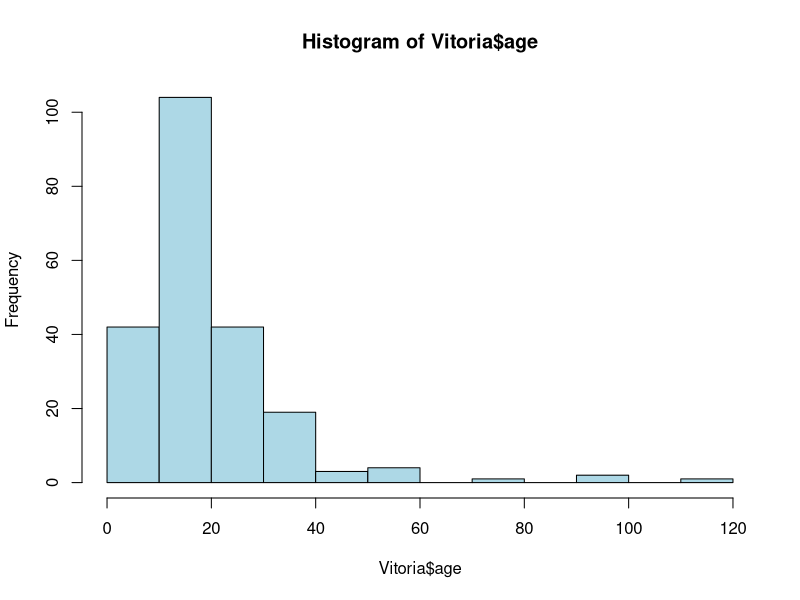
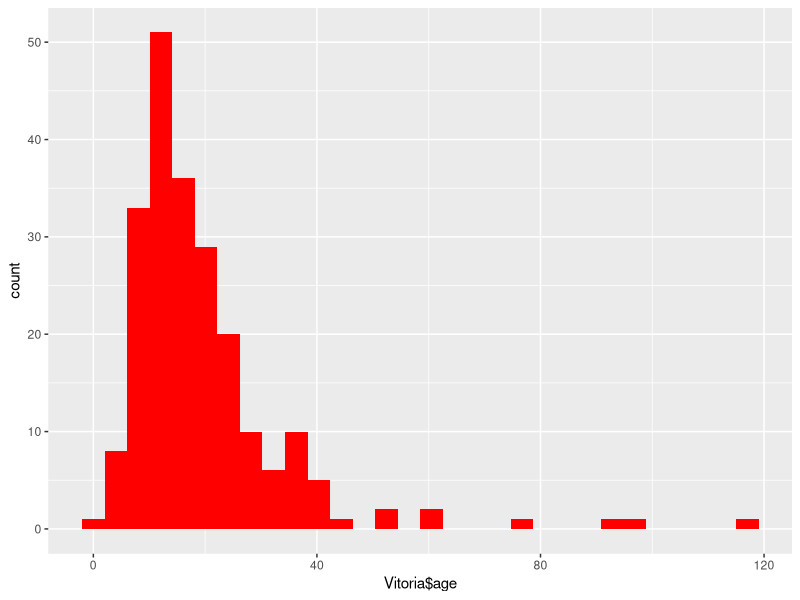
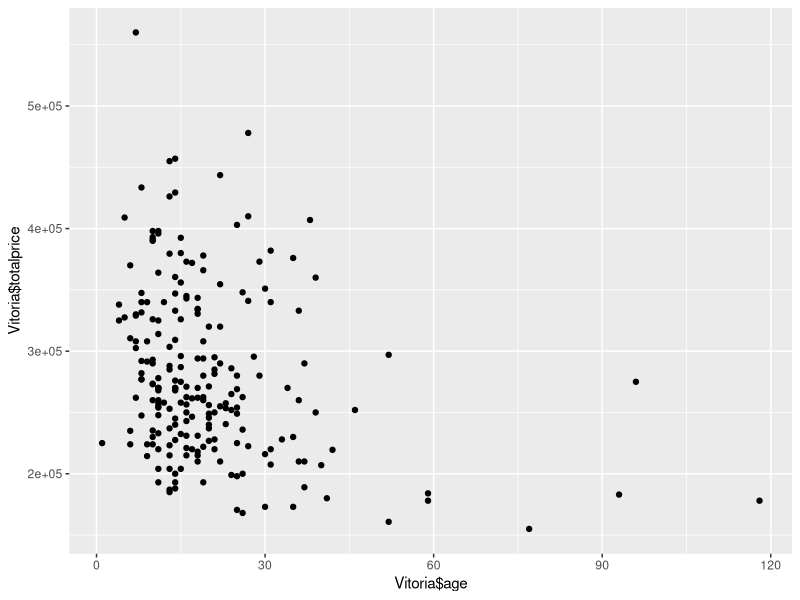
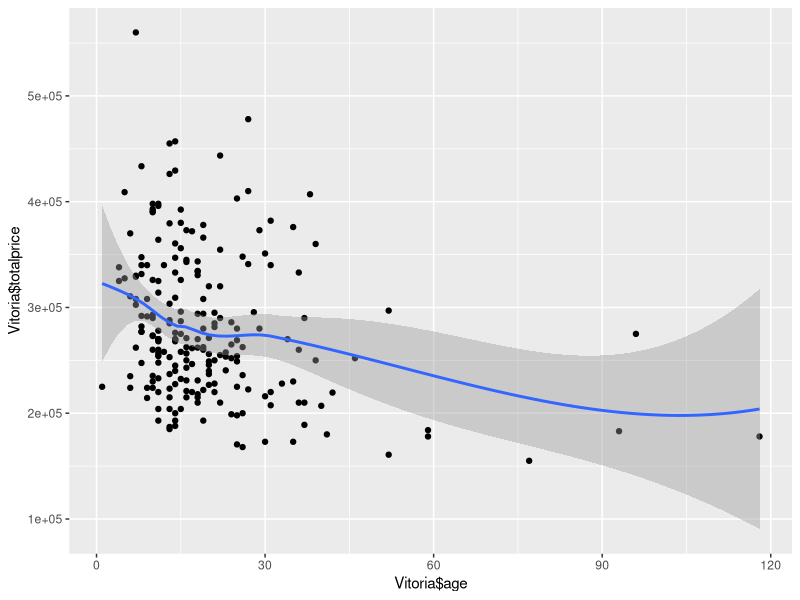
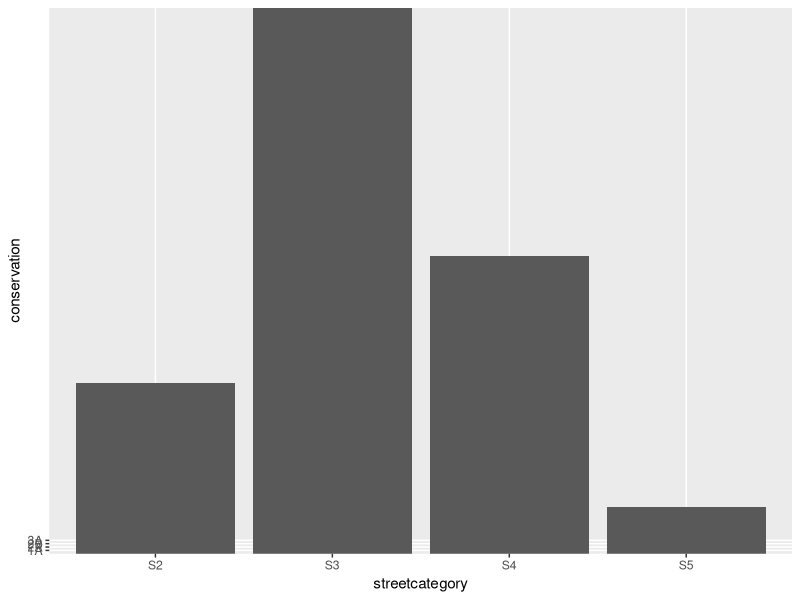

The R script that drew these images, in order:
# Script 3 RR
# Derek Bunch
# Spring 2017
#

Vitoria <- read.table(file = "VIT2005.csv",
                      header = T,
                      sep = ",")

Vitoria$age

hist(Vitoria$age,
     col = "lightblue")

library(ggplot2)

g0 <- ggplot((Vitoria), aes(Vitoria$age) )
g0 + geom_histogram(fill = "red")

g0 <- ggplot((Vitoria), aes(x = Vitoria$age, y = Vitoria$totalprice) )
g0 + geom_point()

g0 <- ggplot((Vitoria), aes(x = Vitoria$age, y = Vitoria$totalprice) )
g0 + geom_point()+ geom_smooth()

g0 <- ggplot((Vitoria), aes(streetcategory, conservation))
g0 + geom_bar(stat="identity")#+facet_grid(Vitoria$streetcategory ~ conservation)
